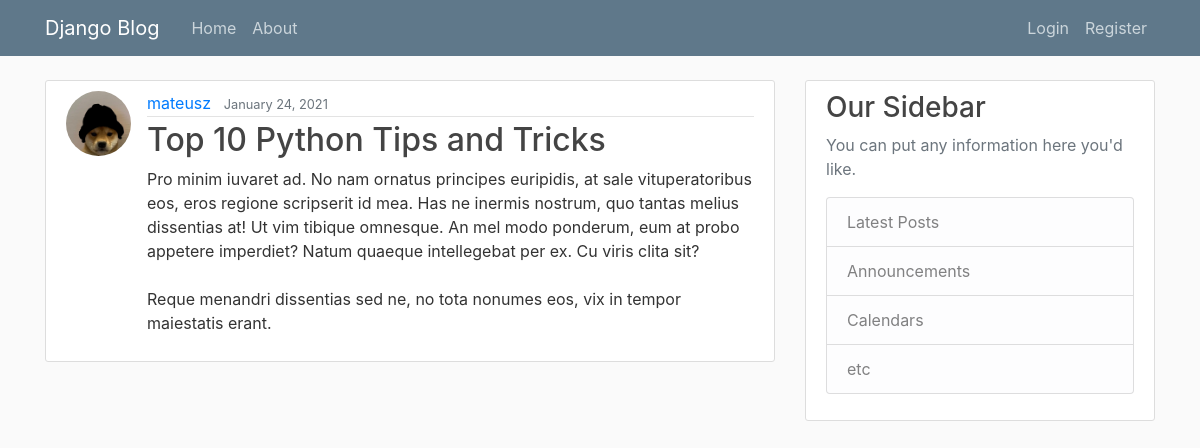
The page /post/33/ on the database its author committed.
### blog/models.py (models this page shows, shortened)
class Post(models.Model):
    title = models.CharField(max_length=100)
    content = models.TextField()
    date_posted = models.DateTimeField(default=timezone.now)
    author = models.ForeignKey(User, on_delete=models.CASCADE)

### users/models.py (models this page shows, shortened)
class Profile(models.Model):
    user = models.OneToOneField(User, on_delete=models.CASCADE)
    image = models.ImageField(default='default.jpg', upload_to='profile_pics')

### blog/views.py (the view)
# urls.py: path('post/<int:pk>/', PostDetailView.as_view(), name='post-detail'),
class PostDetailView(DetailView):
    model = Post

### blog/templates/blog/post_detail.html (shortened to what this page needs)
{% extends "blog/base.html"%}
{% block content %}
    <article class="media content-section">
        <img class="rounded-circle article-img" src=" {{ object.author.profile.image.url }} ">
        <div class="media-body">
            <div class="article-metadata">
                <a class="mr-2" href="#">{{ object.author }}</a>
                <small class="text-muted">{{ object.date_posted|date:"F d, Y" }}</small>
            </div>
            <h2 class="article-title">{{ object.title }}</h2>
            <p class="article-content">{{ object.content }}</p>
        </div>
    </article>
{% endblock content %}

### blog/static/blog/main.css (style rules this page uses)
body { background: #fafafa; color: #333333; margin-top: 5rem; }
h1, h2, h3, h4, h5, h6 { color: #444444; }
.content-section { background: #ffffff; padding: 10px 20px; border: 1px solid #dddddd; border-radius: 3px; margin-bottom: 20px; }
.article-title { color: #444444; }
.article-content { white-space: pre-line; }
.article-img { height: 65px; width: 65px; margin-right: 16px; }
.article-metadata { padding-bottom: 1px; margin-bottom: 4px; border-bottom: 1px solid #e3e3e3 }

### rows shown on the page
Post: author.profile.image (picture), author "mateusz", date_posted "January 24, 2021", title "Top 10 Python Tips and Tricks", content "Pro minim iuvaret ad. No nam ornatus principes euripidis, at sale vituperatoribus eos, eros regione scripserit id mea. Has ne inermis nostrum, quo tantas melius dissentias at! Ut vim tibique omnesque. An mel modo ponderum, eum at probo appetere imperdiet? Natum quaeque intellegebat per ex. Cu viris clita sit? Reque menandri dissentias sed ne, no tota nonumes eos, vix in tempor maiestatis erant."
